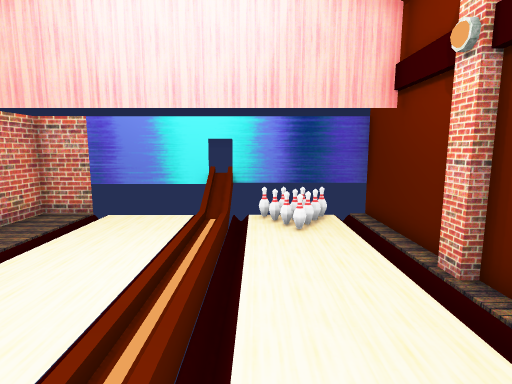
view 1 (above)

12 first-person views from a walk through a 3-D level made in the Godot game engine. The camera is 1.3 m above the floor, tilts 8° down and sees 80° across. The floor is counted in squares, 0.61 m on a side. Each view is taken from the middle of a square. On the plan, view 1 faces up. The plan holds only what a view shows up to about 18 squares ahead; the rest is blank.

view 2
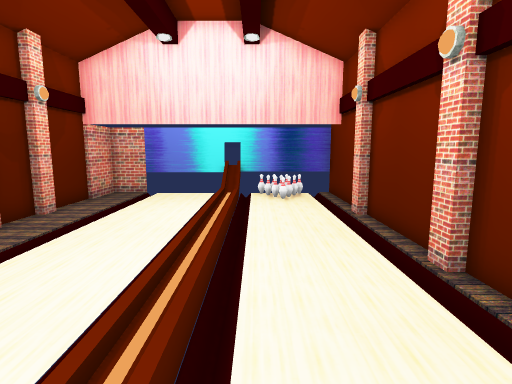

view 3
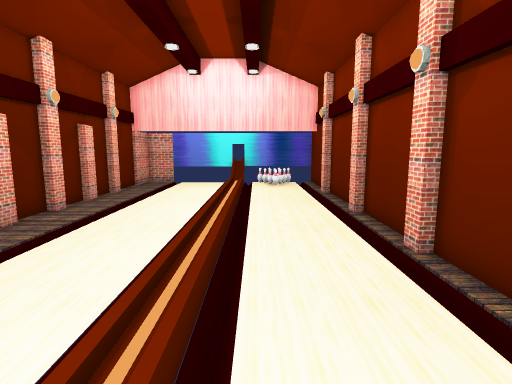

view 4
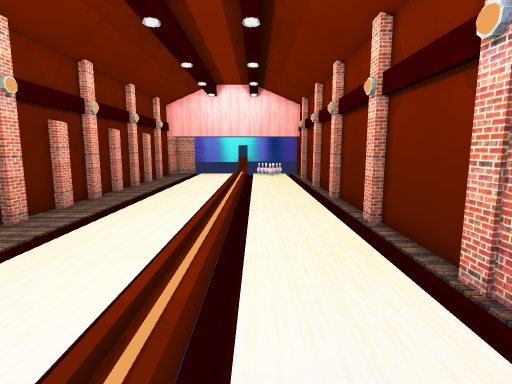

view 5
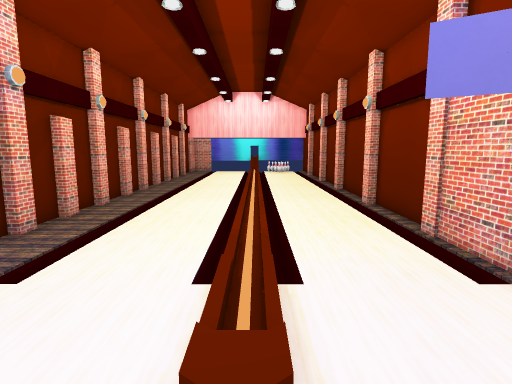

view 6
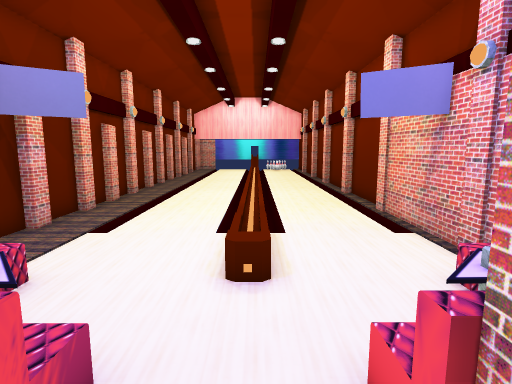

view 7
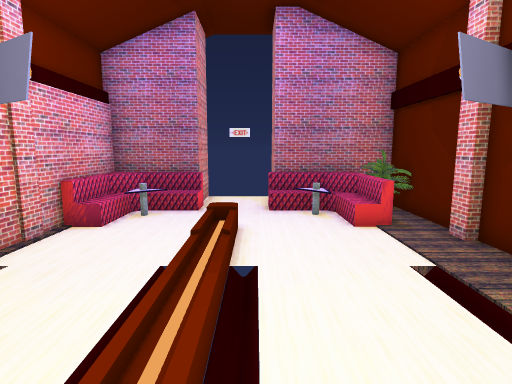

view 8
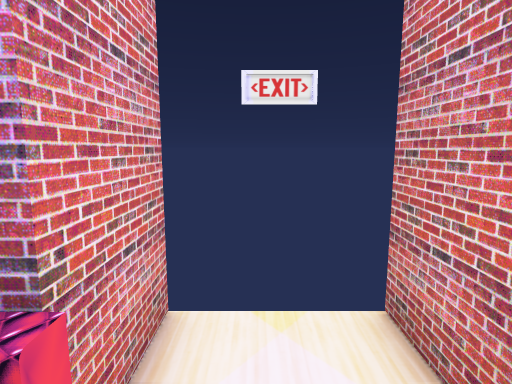

view 9
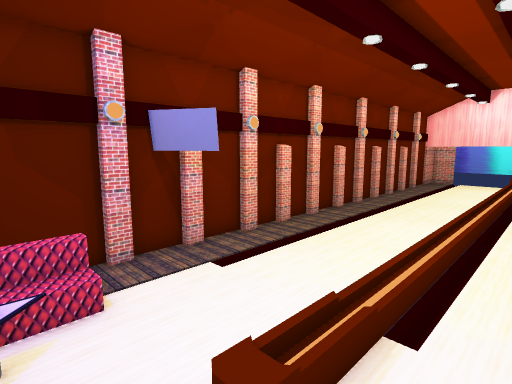

view 10
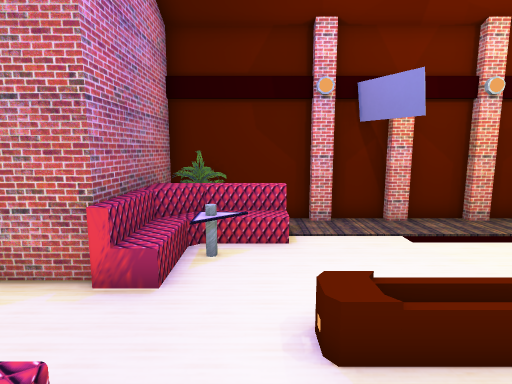

view 11
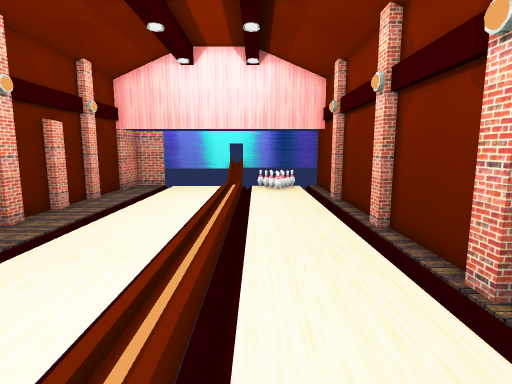

view 12
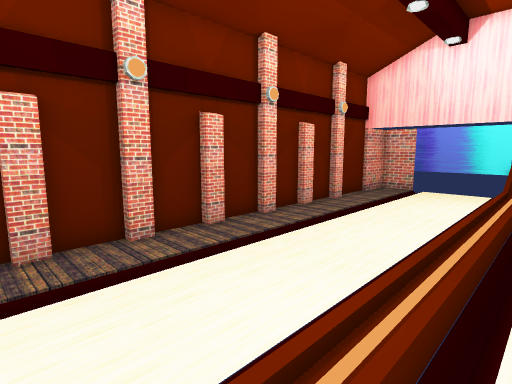

### Floor plan
Key: @ floor where view 1 was taken; # wall or solid block; x gap in a wall; . main floor; : floor 0.25 m higher than the main floor; / step, stairs or slope; = window, fence, low wall or low ledge; v drop or lower ground; O other object.
Columns run from 7 left of view 1 to 4 right of it. Each row starts with its distance up from view 1.
 10 ############
  9 #.... ==OO.#
  8 #..../:.O..#
  7 #....//....#
  6 #....//....#
  5 #....//....#
  4 #....//....#
  3 #....//....#
  2 #....//....#
  1 #....//....#
  0 #....//@...#
 -1 #....//....#
 -2 #....//....#
 -3 #....//....#
 -4 #....//....#
 -5 #....//....#
 -6 #....//....#
 -7 #....//....#
 -8 #....//....#
 -9 #....//....#
-10 #....//....#
-11 #....//....#
-12 #....//....#
-13 #....//...##
-14 #....//...#
-15 #....//...#
-16 #...../...#
-17 #...../...#
-18 #...../...#
-19 #.O....../#
-20 #v=O..../=#
-21 #v=##..=###
-22 #vvv#..###
-23     #..#
-24     # x#

Where each view was taken, in squares from view 1:
view 1: 0 up, 0 right, facing up
view 2: 5 down, 0 right, facing up
view 3: 10 down, 0 right, facing up
view 4: 17 down, 0 right, facing up
view 5: 20 down, 1 left, facing up
view 6: 23 down, 1 left, facing up
view 7: 10 down, 2 left, facing down
view 8: 20 down, 1 left, facing down
view 9: 20 down, 1 right, facing up-left
view 10: 19 down, 2 right, facing left
view 11: 8 down, 0 right, facing up
view 12: 7 down, 0 right, facing up-left
